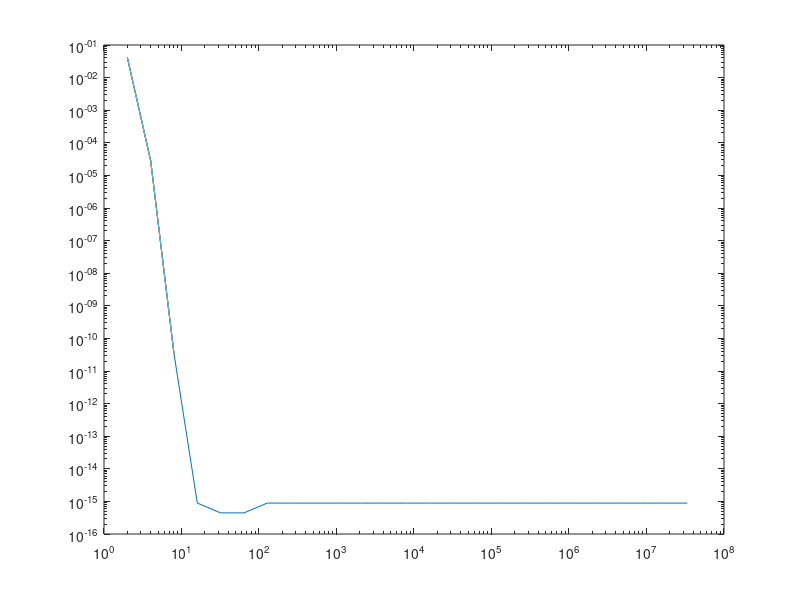
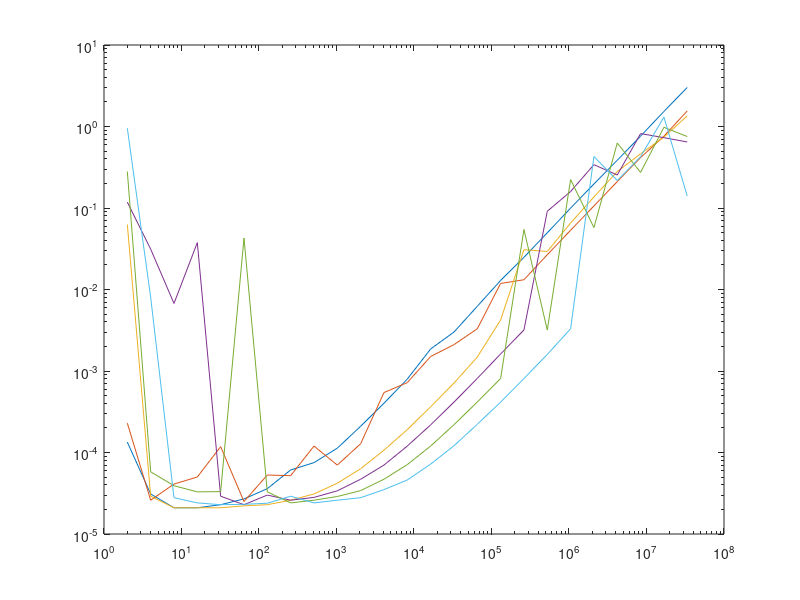

These figures' MATLAB source, in order:
error2 = [0.041670944736567073,2.8375735241503719e-05,3.376188217885101e-11,8.8817841970012523e-16,4.4408920985006262e-16,4.4408920985006262e-16,8.8817841970012523e-16,8.8817841970012523e-16,8.8817841970012523e-16,8.8817841970012523e-16,8.8817841970012523e-16,8.8817841970012523e-16,8.8817841970012523e-16,8.8817841970012523e-16,8.8817841970012523e-16,8.8817841970012523e-16,8.8817841970012523e-16,8.8817841970012523e-16,8.8817841970012523e-16,8.8817841970012523e-16,8.8817841970012523e-16,8.8817841970012523e-16,8.8817841970012523e-16,8.8817841970012523e-16,8.8817841970012523e-16];
time2 = [0.00013399124145507812,3.0994415283203125e-05,2.09808349609375e-05,2.09808349609375e-05,2.288818359375e-05,2.6941299438476562e-05,3.6001205444335938e-05,6.103515625e-05,7.5101852416992188e-05,0.00011301040649414062,0.000209808349609375,0.00040221214294433594,0.00079584121704101562,0.0018620491027832031,0.0030050277709960938,0.0062229633331298828,0.012926101684570312,0.024833917617797852,0.049618959426879883,0.099684953689575195,0.19716715812683105,0.38526391983032227,0.76205992698669434,1.5294389724731445,3.0137941837310791];

error4 = [0.041670944736567073,2.8375735241503719e-05,3.376188217885101e-11,0,0,0,0,0,0,0,0,0,0,0,0,0,0,0,0,0,0,0,0,0,0];
time4 = [0.00022912025451660156,2.5987625122070312e-05,4.100799560546875e-05,5.0067901611328125e-05,0.00011801719665527344,2.5033950805664062e-05,5.2928924560546875e-05,5.1975250244140625e-05,0.00011992454528808594,7.0095062255859375e-05,0.00012803077697753906,0.00054383277893066406,0.00072002410888671875,0.0015051364898681641,0.0021049976348876953,0.0032968521118164062,0.011869192123413086,0.013170957565307617,0.026691913604736328,0.053321123123168945,0.10594701766967773,0.2108159065246582,0.41547203063964844,0.75947403907775879,1.5530529022216797];

error8 = [0.041670944736567073,2.8375735241503719e-05,3.376188217885101e-11,0,0,0,0,0,0,0,0,0,0,0,0,0,0,0,0,0,0,0,0,0,0];
time8 = [0.06275486946105957,2.9087066650390625e-05,2.09808349609375e-05,2.09808349609375e-05,2.09808349609375e-05,2.2172927856445312e-05,2.288818359375e-05,2.5987625122070312e-05,3.0994415283203125e-05,4.1961669921875e-05,6.3180923461914062e-05,0.0001068115234375,0.00019097328186035156,0.00036382675170898438,0.00071001052856445312,0.0014820098876953125,0.0042240619659423828,0.030821084976196289,0.029287815093994141,0.065433025360107422,0.13669896125793457,0.28000020980834961,0.46270585060119629,0.74129009246826172,1.3499050140380859];

error16 = [0.041670944736567073,2.8375735241503719e-05,3.376188217885101e-11,0,0,0,0,0,0,0,0,0,0,0,0,0,0,0,0,0,0,0,0,0,0];
time16 = [0.11797118186950684,0.031306028366088867,0.0067448616027832031,0.037590980529785156,2.9087066650390625e-05,2.288818359375e-05,3.0040740966796875e-05,2.5987625122070312e-05,2.8133392333984375e-05,3.3855438232421875e-05,4.6968460083007812e-05,7.0095062255859375e-05,0.00011992454528808594,0.00021815299987792969,0.00041484832763671875,0.00081110000610351562,0.0016179084777832031,0.0031859874725341797,0.09115910530090332,0.15928101539611816,0.34004592895507812,0.25379204750061035,0.8182220458984375,0.7294919490814209,0.64572310447692871];

error32 = [0.041670944736567073,2.8375735241503719e-05,3.376188217885101e-11,0,0,0,0,0,0,0,0,0,0,0,0,0,0,0,0,0,0,0,0,0,0];
time32 = [0.28001904487609863,5.7935714721679688e-05,3.910064697265625e-05,3.2901763916015625e-05,3.3140182495117188e-05,0.04280400276184082,3.2901763916015625e-05,2.4080276489257812e-05,2.5987625122070312e-05,2.8848648071289062e-05,3.4093856811523438e-05,4.6968460083007812e-05,7.1048736572265625e-05,0.00011992454528808594,0.00021910667419433594,0.00041604042053222656,0.00080895423889160156,0.05445098876953125,0.0031819343566894531,0.22339200973510742,0.057447910308837891,0.62633705139160156,0.27350902557373047,0.97818803787231445,0.75314712524414062];

error64 = [0.041670944736567073,2.8375735241503719e-05,3.376188217885101e-11,0,0,0,0,0,0,0,0,0,0,0,0,0,0,0,0,0,0,0,0,0,0];
time64 = [0.95219802856445312,0.0080380439758300781,2.7894973754882812e-05,2.4080276489257812e-05,2.288818359375e-05,2.3126602172851562e-05,2.384185791015625e-05,2.9087066650390625e-05,2.4080276489257812e-05,2.5987625122070312e-05,2.7894973754882812e-05,3.5047531127929688e-05,4.6014785766601562e-05,7.2002410888671875e-05,0.00012087821960449219,0.00022196769714355469,0.00041508674621582031,0.00080895423889160156,0.0015959739685058594,0.0032970905303955078,0.4280850887298584,0.2176518440246582,0.4265129566192627,1.3042631149291992,0.13980793952941895];

iterations = 2.^[1:25];

loglog(iterations,error2,'DisplayName','2 Processes');
hold on;
loglog(iterations,error4,'DisplayName','4 Processes');
loglog(iterations,error8,'DisplayName','8 Processes');
loglog(iterations,error16,'DisplayName','16 Processes');
loglog(iterations,error32,'DisplayName','32 Processes');
loglog(iterations,error64,'DisplayName','64 Processes');

figure

loglog(iterations,time2,'DisplayName','2 Processes');
hold on;
loglog(iterations,time4,'DisplayName','4 Processes');
loglog(iterations,time8,'DisplayName','8 Processes');
loglog(iterations,time16,'DisplayName','16 Processes');
loglog(iterations,time32,'DisplayName','32 Processes');
loglog(iterations,time64,'DisplayName','64 Processes');